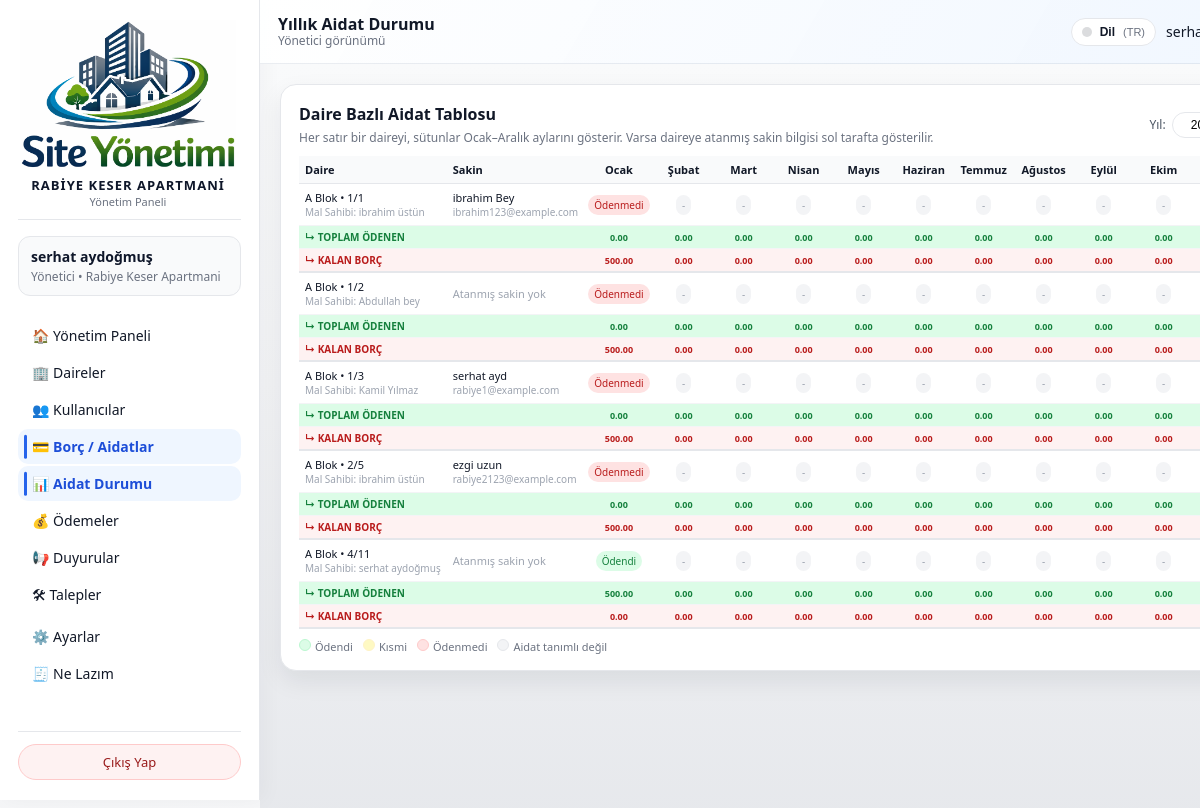
The app's page /admin/dues-summary (signed in) with its own data.
### models/apartment_model.py (models this page shows, shortened)
class Apartment(db.Model):
    __tablename__ = "apartments"
    id = db.Column(db.Integer, primary_key=True)
    site_id = db.Column(db.Integer, db.ForeignKey("sites.id"), nullable=False)
    block = db.Column(db.String(50), nullable=False)
    floor = db.Column(db.String(20), nullable=False)
    number = db.Column(db.String(20), nullable=False)
    area_m2 = db.Column(db.Float, nullable=True)
    owner_name = db.Column(db.String(120))
    owner_phone = db.Column(db.String(32))
    notes = db.Column(db.Text)
    users = db.relationship("User", backref="apartment", lazy="dynamic")
    bills = db.relationship("Bill", backref="apartment", lazy="dynamic")
    payments = db.relationship("Payment", backref="apartment", lazy="dynamic")
    tickets = db.relationship("Ticket", backref="apartment", lazy="dynamic")

### models/user_model.py (models this page shows, shortened)
class User(db.Model):
    __tablename__ = "users"
    id = db.Column(db.Integer, primary_key=True)
    name = db.Column(db.String(120), nullable=False)
    email = db.Column(db.String(120), unique=True, nullable=False, index=True)
    phone = db.Column(db.String(32), nullable=True)
    password_hash = db.Column(db.String(255), nullable=False)
    role = db.Column(db.String(20), nullable=False, default="resident")
    site_id = db.Column(db.Integer, db.ForeignKey("sites.id"), nullable=True)
    apartment_id = db.Column(
        db.Integer,
        db.ForeignKey("apartments.id"),
        nullable=True,
    )
    is_active = db.Column(db.Boolean, default=True, nullable=False)

### routes/admin_routes.py (the view, shortened to what this page needs)
@admin_bp.route("/dues-summary", methods=["GET"])
@admin_required
def dues_summary():
    admin_user = _get_current_admin()
    site_id = session.get("active_site_id") or (admin_user.site_id if admin_user else None)
    if not site_id:
        flash("Bu sayfayı kullanabilmek için bir siteye atanmış olmanız gerekiyor.", "error")
        return redirect(url_for("index"))
    now = datetime.utcnow()
    current_year = now.year
    current_month = now.month
    year = request.args.get("year", type=int) or current_year
    months = [
        (1, "Ocak"),
        (2, "Şubat"),
        (3, "Mart"),
        (4, "Nisan"),
        (5, "Mayıs"),
        (6, "Haziran"),
        (7, "Temmuz"),
        (8, "Ağustos"),
        (9, "Eylül"),
        (10, "Ekim"),
        (11, "Kasım"),
        (12, "Aralık"),
    ]
    month_labels = dict(months)
    apartments = []
    try:
        apartments = (
            Apartment.query
            .filter(Apartment.site_id == site_id)  # ✅ SİTE FİLTRESİ
            .order_by(
                Apartment.block.asc(),
                Apartment.floor.asc(),
                Apartment.number.asc(),
            )
            .all()
        )
    except SQLAlchemyError as exc:
        current_app.logger.exception("Aidat durumu için daire listesi alınamadı: %s", exc)
        flash("Daire listesi alınırken bir hata oluştu.", "error")
        apartments = []
    if year == current_year and apartments:
        try:
            active_apartment_ids = {apt.id for apt in apartments if apt.id is not None}
            month_start = date(year, current_month, 1)
            if current_month == 12:
                month_end = date(year + 1, 1, 1)
            else:
                month_end = date(year, current_month + 1, 1)
            existing_aidat_bills = (
                Bill.query.filter(
                    Bill.site_id == site_id,                       # ✅ SİTE FİLTRESİ
                    Bill.type == "aidat",                           # ✅ SADECE AİDAT
                    Bill.apartment_id.in_(active_apartment_ids),
                    Bill.due_date >= month_start,
                    Bill.due_date < month_end,
                )
                .all()
            )
            apartments_with_aidat = {
                b.apartment_id for b in existing_aidat_bills if b.apartment_id is not None
            }
            for apt_id in active_apartment_ids:
                if apt_id in apartments_with_aidat:
                    continue
            db.session.commit()
        except SQLAlchemyError as exc:
            db.session.rollback()
            current_app.logger.exception("Otomatik aylık aidat oluşturulamadı: %s", exc)
            flash("Otomatik aidat oluşturulurken bir hata oluştu.", "error")
    start_date = date(year, 1, 1)
    end_date = date(year + 1, 1, 1)
    bills = []
    payments = []
    bill_totals = defaultdict(Decimal)
    bill_key_by_id = {}
    try:
        bills = (
            Bill.query
            .filter(
                Bill.site_id == site_id,          # ✅ SİTE FİLTRESİ
                Bill.type == "aidat",             # ✅ SADECE AİDAT
                Bill.due_date >= start_date,
                Bill.due_date < end_date,
            )
            .all()
        )
        for b in bills:
            if not b.apartment_id or not b.due_date:
                continue
            key = (b.apartment_id, b.due_date.month)
            bill_totals[key] += Decimal(b.amount or 0)
            bill_key_by_id[b.id] = key
        if bill_key_by_id:
            payments = (
                Payment.query
                .filter(
                    Payment.site_id == site_id,   # ✅ SİTE FİLTRESİ
                    Payment.bill_id.in_(bill_key_by_id.keys())
                )
                .all()
            )
        else:
            payments = []
        paid_totals = defaultdict(Decimal)
        for p in payments:
            if not p.bill_id:
                continue
            key = bill_key_by_id.get(p.bill_id)
            if not key:
                continue
            paid_totals[key] += Decimal(p.amount or 0)
        status_map = {}
        for key, total_bill in bill_totals.items():
            total_paid = paid_totals.get(key, Decimal("0"))
            if total_bill <= 0:
                continue
            if total_paid >= total_bill:
                status_map[key] = "paid"
            elif total_paid > 0:
                status_map[key] = "partial"
            else:
                status_map[key] = "open"
    except SQLAlchemyError as exc:
        current_app.logger.exception("Aidat durumu hesaplanamadı: %s", exc)
        flash("Aidat durumu hesaplanırken bir hata oluştu.", "error")
        status_map = {}
        bill_totals = {}
    resident_by_apartment = {}
    try:
        apt_ids = [apt.id for apt in apartments if apt.id is not None]
        if apt_ids:
            residents = (
                User.query
                .filter(
                    User.role == "resident",
                    User.is_active == True,  # noqa: E712
                    User.apartment_id.in_(apt_ids),  # ✅ SADECE BU SİTENİN DAİRELERİ
                )
                .order_by(User.name.asc())
                .all()
            )
        else:
            residents = []
        for u in residents:
            if u.apartment_id not in resident_by_apartment:
                resident_by_apartment[u.apartment_id] = u
    except SQLAlchemyError as exc:
        current_app.logger.exception("Sakin listesi alınamadı: %s", exc)
        flash("Sakin listesi alınırken bir hata oluştu.", "error")
        resident_by_apartment = {}
    rows = []
    for apt in apartments:
        monthly_status = {}
        monthly_paid = {}
        monthly_remaining = {}
        for m_num, _m_label in months:
            key = (apt.id, m_num)
            if key in status_map:
                monthly_status[m_num] = status_map[key]
            else:
                monthly_status[m_num] = None  # O ay için borç yok
            paid_for_month = paid_totals.get(key, Decimal("0"))
            monthly_paid[m_num] = paid_for_month
            billed_for_month = bill_totals.get(key, Decimal("0"))
            remaining_for_month = billed_for_month - paid_for_month
            monthly_remaining[m_num] = remaining_for_month if remaining_for_month > 0 else Decimal("0.00")
        resident = resident_by_apartment.get(apt.id)
        rows.append(
            {
                "apartment": apt,
                "resident": resident,
                "monthly": monthly_status,
                "monthly_paid": monthly_paid,           # ✅ YENİ
                "monthly_remaining": monthly_remaining, # ✅ YENİ
            }
        )
    return render_template(
        "admin/aidat_durumu.html",
        year=year,
        current_year=current_year,
        months=months,
        rows=rows,
    )

### templates/admin/aidat_durumu.html (shortened to what this page needs)
{% extends "base.html" %}
{% set LANG = session.get('lang','tr') %}
{% macro tp(k) -%}
  {{ I18N_PAGE.get(LANG, I18N_PAGE['tr']).get(k, I18N_PAGE['tr'].get(k, k)) }}
{%- endmacro %}
{% set MONTHS = {
  'tr': {1:"Ocak",2:"Şubat",3:"Mart",4:"Nisan",5:"Mayıs",6:"Haziran",7:"Temmuz",8:"Ağustos",9:"Eylül",10:"Ekim",11:"Kasım",12:"Aralık"},
  'en': {1:"January",2:"February",3:"March",4:"April",5:"May",6:"June",7:"July",8:"August",9:"September",10:"October",11:"November",12:"December"},
  'me': {1:"Januar",2:"Februar",3:"Mart",4:"April",5:"Maj",6:"Jun",7:"Jul",8:"Avgust",9:"Septembar",10:"Oktobar",11:"Novembar",12:"Decembar"},
  'ru': {1:"Январь",2:"Февраль",3:"Март",4:"Апрель",5:"Май",6:"Июнь",7:"Июль",8:"Август",9:"Сентябрь",10:"Октябрь",11:"Ноябрь",12:"Декабрь"}
} %}
{% block topbar_title %}{{ tp('topbar_title') }}{% endblock %}
{% block content %}
<div class="card" style="overflow-x:auto;">
  <div style="display:flex; justify-content:space-between; align-items:center; gap:8px; margin-bottom:10px; flex-wrap:wrap;">
    <div>
      <h2 style="font-size:16px; margin:0 0 4px;">{{ tp('table_title') }}</h2>
      <p style="font-size:12px; color:#6b7280; margin:0;">
        {{ tp('table_desc') }}
      </p>
    </div>
    <form method="get" style="display:flex; gap:6px; align-items:center;">
      <label for="year" style="font-size:12px; color:#4b5563;">{{ tp('year') }}:</label>
      <input
        type="number"
        id="year"
        name="year"
        value="{{ year }}"
        min="{{ current_year - 5 }}"
        max="{{ current_year + 1 }}"
        style="width:80px; padding:5px 7px; border-radius:999px; border:1px solid #e5e7eb; font-size:12px; text-align:center;">
    </form>
  </div>
  {% if rows %}
    <div style="width:100%; overflow-x:auto;">
      <table style="border-collapse:collapse; min-width:720px; font-size:11px;">
        <thead>
          <tr style="background:#f9fafb; border-bottom:1px solid #e5e7eb;">
            <th style="text-align:left; padding:6px 6px;">{{ tp('col_apartment') }}</th>
            <th style="text-align:left; padding:6px 6px;">{{ tp('col_resident') }}</th>
            {% for m_num, m_label in months %}
              <th style="text-align:center; padding:6px 4px; min-width:60px;">
                {{ MONTHS.get(LANG, MONTHS['tr'])[m_num] }}
              </th>
            {% endfor %}
          </tr>
        </thead>
        <tbody>
          {% for row in rows %}
            {% set apt = row.apartment %}
            {% set res = row.resident %}
            <tr style="border-bottom:1px solid #f3f4f6;">
              <td style="padding:6px 6px; white-space:nowrap;">
                {% if apt %}
                  {{ apt.block }} Blok • {{ apt.floor }}/{{ apt.number }}
                  {% if apt.owner_name %}
                    <div style="font-size:10px; color:#9ca3af;">
                      {{ tp('owner') }}: {{ apt.owner_name }}
                    </div>
                  {% endif %}
                {% else %}
                  <span style="color:#9ca3af;">{{ tp('undefined_apartment') }}</span>
                {% endif %}
              </td>
              <td style="padding:6px 6px; white-space:nowrap;">
                {% if res %}
                  {{ res.name }}
                  <div style="font-size:10px; color:#9ca3af;">
                    {{ res.email }}
                  </div>
                {% else %}
                  <span style="color:#9ca3af; font-size:11px;">{{ tp('no_assigned_resident') }}</span>
                {% endif %}
              </td>
              {% for m_num, m_label in months %}
                {% set st = row.monthly[m_num] %}
                <td style="padding:4px 4px; text-align:center;">
                  {% if st == 'paid' %}
                    <span style="display:inline-flex; align-items:center; justify-content:center;
                                 padding:3px 6px; border-radius:999px; font-size:10px;
                                 background:#dcfce7; color:#15803d;">
                      {{ tp('paid') }}
                    </span>
                  {% elif st == 'partial' %}
                    <span style="display:inline-flex; align-items:center; justify-content:center;
                                 padding:3px 6px; border-radius:999px; font-size:10px;
                                 background:#fef9c3; color:#854d0e;">
                      {{ tp('partial') }}
                    </span>
                  {% elif st == 'open' %}
                    <span class="unpaid-flash" style="display:inline-flex; align-items:center; justify-content:center;
                                padding:3px 6px; border-radius:999px; font-size:10px;
                                background:#fee2e2; color:#b91c1c;">
                      {{ tp('unpaid') }}
                    </span>
                  {% else %}
                    <span style="display:inline-flex; align-items:center; justify-content:center;
                                 padding:3px 6px; border-radius:999px; font-size:10px;
                                 background:#f3f4f6; color:#9ca3af;">
                      {{ tp('not_defined') }}
                    </span>
                  {% endif %}
                </td>
              {% endfor %}
            </tr>
            <tr style="border-bottom:1px solid #f3f4f6; background:#dcfce7;">
              <td colspan="2" style="padding:4px 6px; font-weight:bold; color:#15803d; font-size:10px;">
                ↳ {{ tp('summary_paid') }}
              </td>
              {% for m_num, m_label in months %}
                <td style="padding:4px 4px; text-align:center; font-weight:bold; color:#15803d; font-size:9px;">
                  {% if row.monthly_paid and row.monthly_paid[m_num] %}
                    {{ "%.2f"|format(row.monthly_paid[m_num]|float) }}
                  {% else %}
                    0.00
                  {% endif %}
                </td>
              {% endfor %}
            </tr>
            <tr style="border-bottom:2px solid #e5e7eb; background:#fef2f2;">
              <td colspan="2" style="padding:4px 6px; font-weight:bold; color:#b91c1c; font-size:10px;">
                ↳ {{ tp('summary_remaining') }}
              </td>
              {% for m_num, m_label in months %}
                <td style="padding:4px 4px; text-align:center; font-weight:bold; color:#b91c1c; font-size:9px;">
                  {% if row.monthly_remaining and row.monthly_remaining[m_num] %}
                    {{ "%.2f"|format(row.monthly_remaining[m_num]|float) }}
                  {% else %}
                    0.00
                  {% endif %}
                </td>
              {% endfor %}
            </tr>
          {% endfor %}
        </tbody>
      </table>
    </div>
    <div style="margin-top:10px; font-size:11px; color:#6b7280; display:flex; flex-wrap:wrap; gap:10px;">
      <div><span style="display:inline-block; width:12px; height:12px; border-radius:999px; background:#dcfce7; border:1px solid #bbf7d0; margin-right:4px;"></span>{{ tp('legend_paid') }}</div>
      <div><span style="display:inline-block; width:12px; height:12px; border-radius:999px; background:#fef9c3; border:1px solid #fef3c7; margin-right:4px;"></span>{{ tp('legend_partial') }}</div>
      <div><span style="display:inline-block; width:12px; height:12px; border-radius:999px; background:#fee2e2; border:1px solid #fecaca; margin-right:4px;"></span>{{ tp('legend_unpaid') }}</div>
      <div><span style="display:inline-block; width:12px; height:12px; border-radius:999px; background:#f3f4f6; border:1px solid #e5e7eb; margin-right:4px;"></span>{{ tp('legend_not_defined') }}</div>
    </div>
  {% else %}
    <p style="font-size:13px; color:#6b7280; margin-top:8px;">
      {{ tp('no_data') }}
    </p>
  {% endif %}
</div>
{% endblock %}

### records on screen
Apartment: block "A", floor "1", number "1", owner_name "ibrahim üstün"
User: name "ibrahim Bey", email "ibrahim123@example.com"
Apartment: block "A", floor "1", number "2", owner_name "Abdullah bey"
Apartment: block "A", floor "1", number "3", owner_name "Kamil Yılmaz"
User: name "serhat ayd", email "rabiye1@example.com"
Apartment: block "A", floor "2", number "5", owner_name "ibrahim üstün"
User: name "ezgi uzun", email "rabiye2123@example.com"
Apartment: block "A", floor "4", number "11", owner_name "serhat aydoğmuş"

### other values on screen
{{ site_name }} "RABIYE KESER APARTMANI"
{{ I18N.get(LANG, I18N['tr']).get(k, I18N['tr'].get(k, k)) }} "Yönetim Paneli Yönetici • Yönetim Paneli Daireler Kullanıcılar Borç / Aidatlar Aidat Durumu Ödemeler Duyurular Talepler Ayarlar Ne Lazım Çıkış Yap Yönetici görünümü Dil"
{{ user_name }} "serhat aydoğmuş"
{{ active_site_name or fallback_site_name }} "Rabiye Keser Apartmani"
{{ LANG|upper }} "TR"
{{ MONTHS.get(LANG, MONTHS['tr'])[m_num] }} "Ocak" "Şubat" "Mart" "Nisan" "Mayıs" "Haziran" "Temmuz" "Ağustos" "Eylül" "Ekim"
{{ I18N_PAGE.get(LANG, I18N_PAGE['tr']).get(k, I18N_PAGE['tr'].get(k, k)) }} "Mal Sahibi TOPLAM ÖDENEN KALAN BORÇ" "Ödenmedi" "-" "-" "-" "-" "-" "-" "-" "-" "-" "Mal Sahibi Atanmış sakin yok TOPLAM ÖDENEN KALAN BORÇ" "Ödenmedi" "-" "-" "-" "-" "-" "-" "-" "-" "-" "Mal Sahibi TOPLAM ÖDENEN KALAN BORÇ" "Ödenmedi" "-" "-" "-" "-" "-" "-" "-" "-" "-" "Mal Sahibi TOPLAM ÖDENEN KALAN BORÇ" "Ödenmedi" "-" "-" "-" "-" "-" "-" "-" "-" "-" "Mal Sahibi Atanmış sakin yok TOPLAM ÖDENEN KALAN BORÇ" "Ödendi" "-" "-" "-" "-" "-" "-" "-" "-" "-"
{{ "%.2f"|format(row.monthly_remaining[m_num]|float) }} "500.00" "500.00" "500.00" "500.00"
{{ "%.2f"|format(row.monthly_paid[m_num]|float) }} "500.00"
